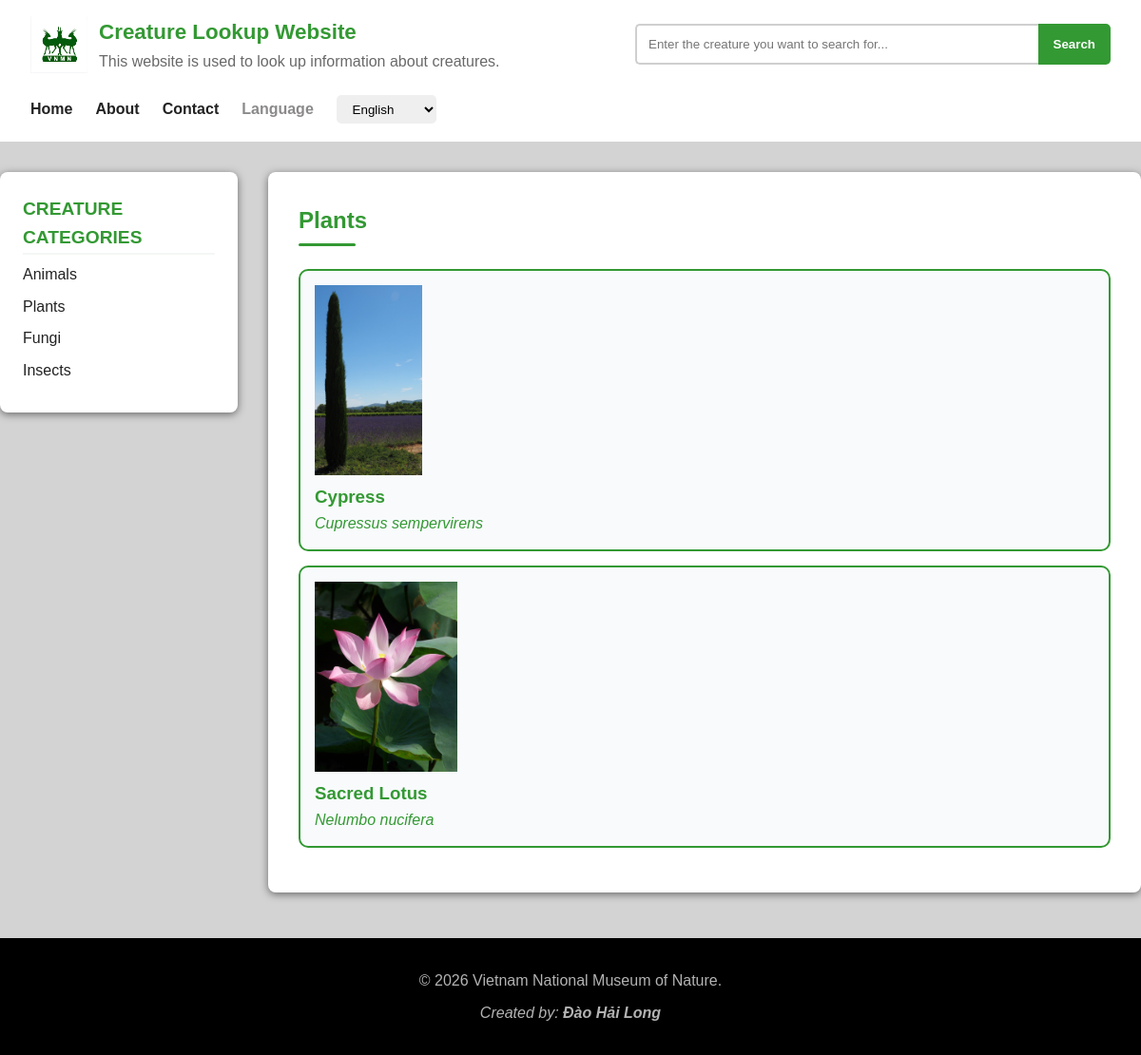
/en/creature/plant, run on the app's committed database.
### tables this page shows
CREATE TABLE images (
    id INTEGER PRIMARY KEY AUTOINCREMENT,
    creature_id INTEGER NOT NULL,
    photo TEXT NOT NULL,
    author VARCHAR(255) NOT NULL,
    license VARCHAR(255) NOT NULL,
    source VARCHAR(255) NOT NULL,
    alt_text TEXT NOT NULL,
    alt_text_en TEXT NOT NULL,

    FOREIGN KEY (creature_id) REFERENCES creatures(id)
);

CREATE TABLE translations (
id INTEGER PRIMARY KEY AUTOINCREMENT,
creature_id INTEGER NOT NULL,
language VARCHAR(2) NOT NULL,
species VARCHAR(255) NOT NULL,
quick_summary TEXT NOT NULL,

FOREIGN KEY (creature_id) REFERENCES creatures(id),
UNIQUE (creature_id, language)
);

CREATE TABLE creatures (
    id INTEGER PRIMARY KEY AUTOINCREMENT,
    category VARCHAR(50) NOT NULL,
    era VARCHAR(50) NOT NULL,
    scientific_name VARCHAR(255) NOT NULL UNIQUE,
    taxonomic_domain VARCHAR(255) NOT NULL,
    taxonomic_kingdom VARCHAR(255) NOT NULL,
    taxonomic_phylum VARCHAR(255) NOT NULL,
    taxonomic_class VARCHAR(255) NOT NULL,
    taxonomic_order VARCHAR(255) NOT NULL,
    taxonomic_family VARCHAR(255) NOT NULL,
    taxonomic_genus VARCHAR(255) NOT NULL
);

### app.py (the view)
@app.route("/en/creature/<category>")
def creature_category_en(category):
    allowed_categories = {
        "animal",
        "plant",
        "fungus",
        "insects"
    }
    if category not in allowed_categories:
        return apology("Category not found.", language="en")
    db = get_db()
    creatures = db.execute("""SELECT creatures.id, translations.species, creatures.scientific_name, images.photo, images.alt_text_en
                                FROM creatures
                                JOIN translations ON translations.creature_id = creatures.id
                                JOIN images ON images.creature_id = creatures.id
                                WHERE creatures.category = ? AND translations.language = 'en'
                                ORDER BY translations.species""", (category,)).fetchall()
    return render_template("en/creature.html", creatures=creatures, category=category, language="en")

### app.py (called while the page is built)
def get_db():
    db = getattr(g, "_database", None)
    if db == None:
        db = g._database = sqlite3.connect("animals.db")
        db.row_factory = sqlite3.Row
    return db

@app.teardown_appcontext
def close_connection(exception):
    db = getattr(g, "_database", None)
    if db != None:
        db.close()

### templates/en/creature.html (shortened to what this page needs)
{% extends 'en/layout2.html' %}
{% block main %}
<section class="main-content">
    {% if category == "animal" %}
        <h2>Animals</h2>
    {% elif category == "plant" %}
        <h2>Plants</h2>
    {% elif category == "fungus" %}
        <h2>Fungi</h2>
    {% elif category == "insects" %}
        <h2>Insects</h2>
    {% endif %}
    {% for creature in creatures %}
        <a href="{{ url_for('creature_info', creature_id=creature['id']) }}" class="animal-link">
            <div class="animals">
                <img src="{{ url_for('static', filename=creature['photo']) }}" alt="{{ creature['alt_text_en'] }}" />
                <h3>{{ creature['species'] }}</h3>
                <p><i>{{ creature['scientific_name'] }}</i></p>
            </div>
        </a>
    {% else %}
        <p>This category currently has no creatures yet.</p>
    {% endfor %}
</section>
{% endblock %}

### static/styles.css (style rules this page uses)
:root { --primary-color: #339933; --font-main: Arial, "Roboto", "Open Sans", "Montserrat", "Poppins", "Lora", sans-serif; --text-color: #222222; --background-color: #D3D3D3; --template-background-color: #f8fafc; }
* { border: 0; margin: 0; padding: 0; box-sizing: border-box; }
body { font-family: var(--font-main); line-height: 1.6; color: var(--text-color); background-color: var(--background-color); }
a { text-decoration: none; color: var(--primary-color); transition: all 0.3s ease; }
.main-content { background-color: white; padding: 2rem; border-radius: 8px; box-shadow: 0 2px 8px rgba(0,0,0,0.5); margin-top: 2rem; }
.main-content h2 { font-size: 1.5rem; color: var(--primary-color); margin-bottom: 1.5rem; position: relative; padding-bottom: 0.5rem; }
.main-content h2::after { content: ''; position: absolute; bottom: 0; left: 0; width: 60px; height: 3px; background-color: var(--primary-color); border-radius: 2px; }
.main-content { background-color: white; padding: 2rem; border-radius: 8px; box-shadow: 0 2px 8px rgba(0, 0, 0, 0.5); margin-top: 2rem; }
.animals img { max-width: 100%; height: 200px; object-fit: contain; }
.animals { border: 2px solid var(--primary-color); border-radius: 10px; padding: 15px; margin: 15px 0; background-color: #f8fafc; transition: box-shadow 0.3s ease, transform 0.3s ease; }

### data on the page
images: photo (picture), species "Cypress", scientific_name "Cupressus sempervirens"
images: photo (picture), species "Sacred Lotus", scientific_name "Nelumbo nucifera"
